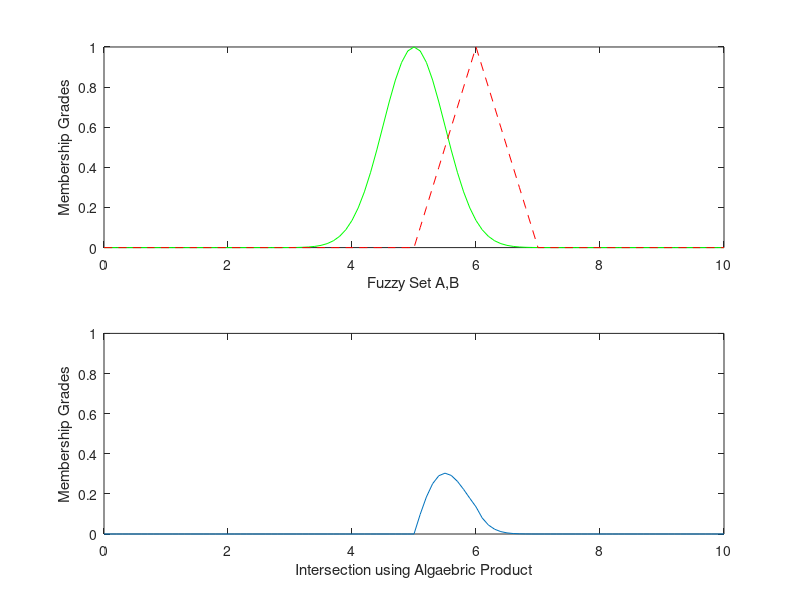

Write MATLAB code to recreate this figure.
x=0:.1:10;
y=gaussmf(x,[0.5 5]);
z=trimf(x,[5 6 7]);
a=y.*z;
subplot(2,1,1):plot(x,y,'g-',x,z,'r--');
xlabel('Fuzzy Set A,B');
ylabel('Membership Grades');
subplot(2,1,2):plot(x,a);
axis([0 10 0 1]);
xlabel('Intersection using Algaebric Product');
ylabel('Membership Grades');